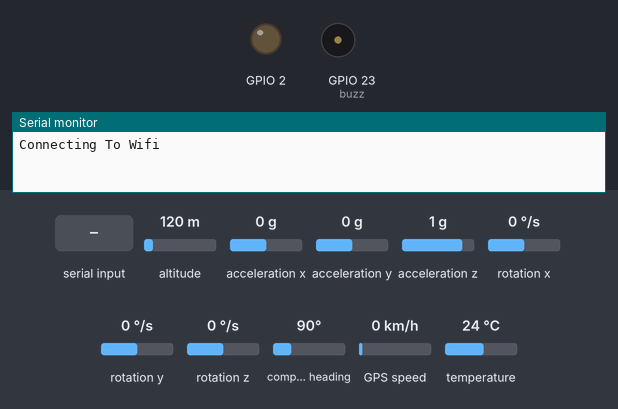
Recording of a sketch running on a simulated ESP32. On the bench: output pins drawn as LEDs (lit = HIGH), buzzer (waves = sounding, pin HIGH), the last lines printed to the serial monitor. The test bench sets the inputs (shaded band); at power-on: acceleration x 0 g, altitude 120 m, acceleration y 0 g, acceleration z 1 g, rotation x 0 °/s, rotation y 0 °/s, rotation z 0 °/s, compass heading 90°, GPS speed 0 km/h, temperature 24 °C. WiFi joins after 1.5 s; servers stay silent unless stated; uploads are accepted with an empty reply; the GPS gets a fix after 3 s at 37.7749, -122.4194 with 8 satellites; the modem accepts every AT command (registered, SIM ready, sends succeed) and sends nothing else.

Above: at 0.11 s.
At 2.7 s:
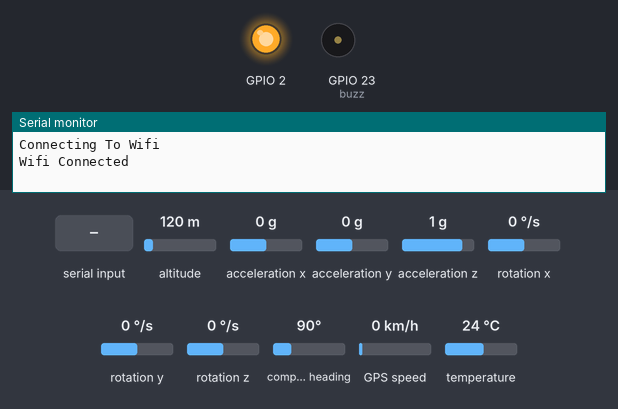
2.8 s: "gps\n" received over Serial
4.3 s: "gps\n" received over the second serial link
6.9 s: "at\n" received over Serial
8.4 s: "exit\n" received over the second serial link
11.4 s: acceleration x set to -1.4 g
12.9 s: "exit\n" received over Serial
Timing chart, 0 to 15.4 s (numbered marks = the images above; inputs shaded):
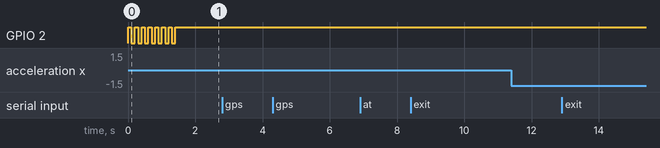

The sketch:

twinguard.ino
```cpp
#include <Adafruit_MPU6050.h>
#include <Adafruit_Sensor.h>
#include <Wire.h>
#include <TinyGPSPlus.h>
#include <WiFi.h>
#include <HTTPClient.h>
#include <Arduino_JSON.h>
#define buzz 23

#define ssid "XLGO-PKM"
#define pass "twinguard"
#define ip String("twinguard.my.id")
#define lamaGerak 10000
#define sampleTime 100
#define gerakanX 1
#define gerakanY 1
#define gerakanZ 1

bool bergerak = false, buzzState = false;
bool alarmGerak = false;
bool blockAlarm = false;
float x, y, z, lastX, lastY, lastZ;
float longitude[2], latitude[2];
unsigned long timingSample = millis(), timingGerak = millis(), timingJalan = millis(), timingGerak2 = millis(), lstBuzz, lstWifi;
TinyGPSPlus gps;
unsigned long lst = millis();

Adafruit_MPU6050 mpu;
const String number = "+6282257932326";
TaskHandle_t Task1;

void setup() {
  Serial.begin(115200);
  Serial1.begin(9600, SERIAL_8N1, 5, 18);
  Serial2.begin(9600);
  pinMode(buzz, OUTPUT);
  pinMode(2, OUTPUT);
  if (!mpu.begin()) {
    Serial.println("Failed to find MPU6050 chip");
    delay(3000);
    ESP.restart();
  }
  WiFi.begin(ssid, pass);
  Serial.println("Connecting To Wifi");
  while (WiFi.status() != WL_CONNECTED) {
    digitalWrite(2, !digitalRead(2));
    delay(100);
    if (millis() - lstWifi >= 10000)ESP.restart();
  }
  Serial.println("Wifi Connected");
  mpu.setAccelerometerRange(MPU6050_RANGE_8_G);
  mpu.setGyroRange(MPU6050_RANGE_500_DEG);
  mpu.setFilterBandwidth(MPU6050_BAND_21_HZ);
  xTaskCreatePinnedToCore(
    Task1code, /* Function to implement the task */
    "Task1", /* Name of the task */
    10000,  /* Stack size in words */
    NULL,  /* Task input parameter */
    0,  /* Priority of the task */
    &Task1,  /* Task handle. */
    0); /* Core where the task should run */
}

void loop() {
  if (millis() - timingSample >= sampleTime) {
    sensors_event_t a, g, temp;
    mpu.getEvent(&a, &g, &temp);
    lst = millis();
    x = a.acceleration.x;
    y = a.acceleration.y;
    z = a.acceleration.z;
    if (abs(abs(x) - abs(lastX)) > gerakanX || abs(abs(y) - abs(lastY)) > gerakanY || abs(abs(z) - abs(lastZ)) > gerakanZ) bergerak = true;
    else bergerak = false;
    lastX = x; lastY = y; lastZ = z;

    if (bergerak) {
      timingGerak = millis();
      if (!alarmGerak) {
        if (gps.location.isValid()) {
          Serial.println("Set First Point");
          longitude[0] = (float) gps.location.lat();
          latitude[0] = (float) gps.location.lng();
          longitude[1] = (float) longitude[0];
          latitude[1] = (float) latitude[0];
          timingJalan = millis();
          timingGerak2 = millis();
        }
      }
      alarmGerak = true;
    }
    else {
      if (millis() - timingGerak >= lamaGerak - 1000) {
        if (alarmGerak) Serial.println("Gerak Dinonaktifkan");
        longitude[0] = 0;
        latitude[0] = 0;
        longitude[1] = 0;
        latitude[1] = 0;
        alarmGerak = false;
        timingJalan = millis();
        buzzState = false;
      }
    }
  }
  if (buzzState && !blockAlarm) {
    if (millis() - lstBuzz >= 200) {
      lstBuzz = millis();
      digitalWrite(buzz, !digitalRead(buzz));
    }
  }
  else {
    digitalWrite(buzz, LOW);
  }

  if (Serial.available()) {
    String str = "";
    while (1) {
      if (Serial.available()) {
        char dt = Serial.read();
        if (dt == 10 || dt == 13)break;
        str += (char)dt;
      }
    }
    Serial.println(str);
    if (str == "gps") {
      Serial.println(getLocation());
    }
    else if (str == "exit") {
      Serial2.write(26);
    }
    else if (str == "at") {
      Serial2.print(str + "\r");
    }
    else {
    }
  }

  if (Serial2.available()) {
    char dt = Serial2.read();
    Serial.write(dt);
  }

  while (Serial1.available()) {
    gps.encode(Serial1.read());

    if (gps.location.isValid()) {
      longitude[0] = (float) gps.location.lat();
      latitude[0] = (float) gps.location.lng();
    }
  }
}


void Task1code( void * parameter) {
  for (;;) {
    if (millis() - timingGerak2 >= lamaGerak && alarmGerak && !blockAlarm) {
      timingGerak2 = millis();
      Serial.println("Terdeteksi Gerakan");
      longitude[0] = (float) gps.location.lat();
      latitude[0] = (float) gps.location.lng();
      float jarak = (float) HaversineDistance(longitude[0], latitude[0], longitude[1], latitude[1]);
      Serial.print("Latitude :"); Serial.println(latitude[0], 6);
      Serial.print("Longitude :"); Serial.println(longitude[0], 6);
      Serial.print("Distance :"); Serial.println(jarak, 6);
      longitude[1] = (float) longitude[0];
      latitude[1] = (float) latitude[0];
      buzzState = true;
      String msg = "Terindikasi Pencurian\n";
      msg += "Lokasi : ";
      msg += getLocation();
      sendSMS(msg);
    }


    if (millis() - lstWifi >= 5000) {
      lstWifi = millis();
      if (WiFi.status() == WL_CONNECTED) {
        WiFiClient client;
        HTTPClient http;
        String serverName = "http://" + ip + "/api.php";
        http.begin(client, serverName);
        http.addHeader("Content-Type", "application/x-www-form-urlencoded");
        String httpRequestData = "lat=" + String(latitude[0], 6);
        httpRequestData += "&lng=" + String(longitude[0], 6);
        int httpResponseCode = http.POST(httpRequestData);
        //        Serial.print("HTTP Response code : ");
        //        Serial.println(httpResponseCode);
        if (httpResponseCode == 200) {
          JSONVar payload = JSON.parse(http.getString());
          bool status = JSON.stringify(payload["passcode"]) == "\"0\"" ? 0 : 1;
          http.end();
          if (status) {
            http.begin(client, serverName);
            http.addHeader("Content-Type", "application/x-www-form-urlencoded");
            httpResponseCode = http.POST("passcode=1");
            http.end();
            blockAlarm = 1;
          }
          Serial.println(blockAlarm);
        }

        http.end();
      }
    }
  }


  delay(5);
}

String getLocation() {
  if (gps.location.isValid()) {
    longitude[0] = (float) gps.location.lat();
    latitude[0] = (float) gps.location.lng();
    return "https://maps.google.com/?q=" + String(gps.location.lat(), 7) + "," + String(gps.location.lng(), 7);
  } else {
    longitude[0] = 0.00;
    latitude[0] = 0.00;
    return "GPS Searching Signal";
  }
}

void sendSMS(String msg) {
  Serial2.println("AT"); //Handshaking with SIM900
  delay(500);
  if (Serial2.available()) {
    char dt = Serial2.read();
    Serial.write(dt);
  }
  Serial2.println("AT+CMGF=1"); // Configuring TEXT mode
  delay(500);
  if (Serial2.available()) {
    char dt = Serial2.read();
    Serial.write(dt);
  }
  Serial2.println("AT+CMGS=\"" + number + "\"");
  delay(500);
  if (Serial2.available()) {
    char dt = Serial2.read();
    Serial.write(dt);
  }
  Serial2.print(msg); //text content
  delay(500);
  if (Serial2.available()) {
    char dt = Serial2.read();
    Serial.write(dt);
  }
  Serial2.write(26);
}

double HaversineDistance( double y1, double x1, double y2, double x2 )
{
  double nRadius = 6370997.0; // Earth’s radius in Kilometers
  double rad = 0.0174532925199433;
  double nDLat = (y2 - y1) * rad;
  double nDLon = (x2 - x1) * rad;
  y1 *= rad;
  y2 *= rad;

  double nA =   pow( sin(nDLat / 2), 2 ) + cos(y1) * cos(y2) * pow( sin(nDLon / 2), 2 );
  double nC = 2 * atan2( sqrt(nA), sqrt( 1 - nA ));
  double nD = nRadius * nC;
  return nD;
}
```
